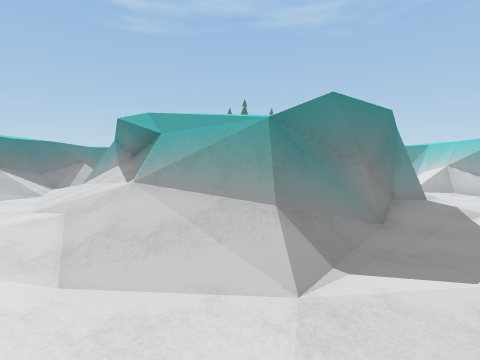
View 1 (above)

16 first-person views from a walk through a scene from a Unity 3-D project. The camera is 1.4 m above the floor, tilts 4° down and sees 80° across. The floor is counted in squares, 1 m on a side. Each view is taken from the middle of a square. On the plan, view 1 faces up. The plan holds only what a view shows up to about 14 squares ahead; the rest is blank. The place goes on beyond the plan.

View 2
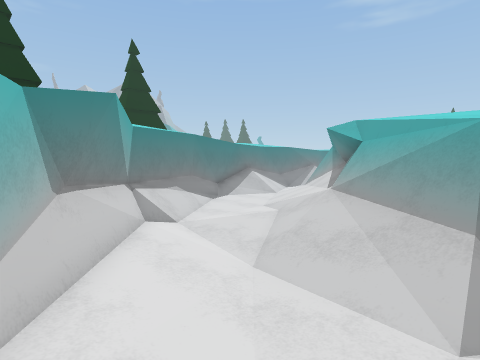

View 3
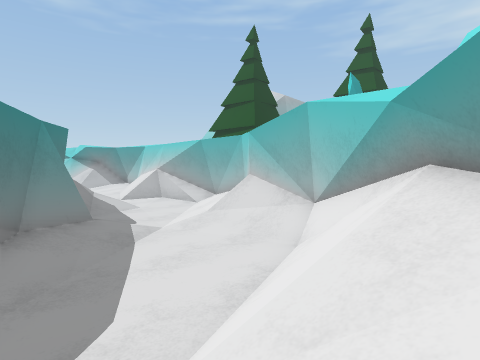

View 4
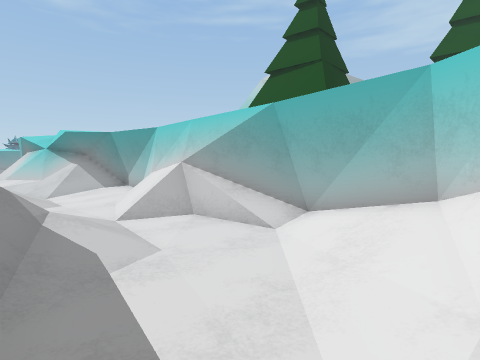

View 5
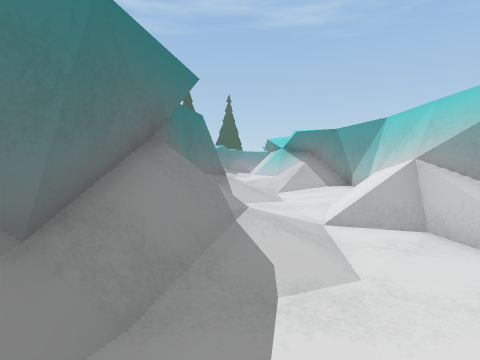

View 6
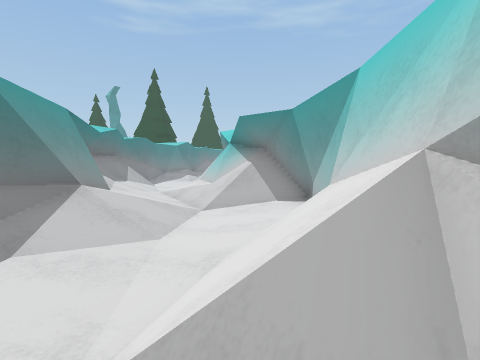

View 7
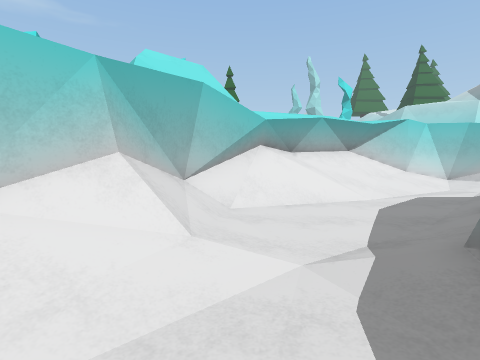

View 8
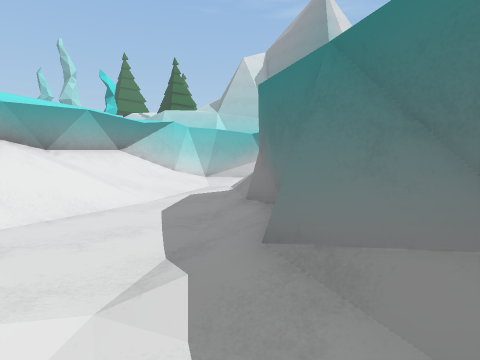

View 9
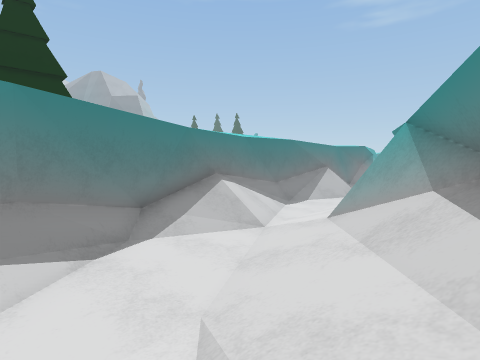

View 10
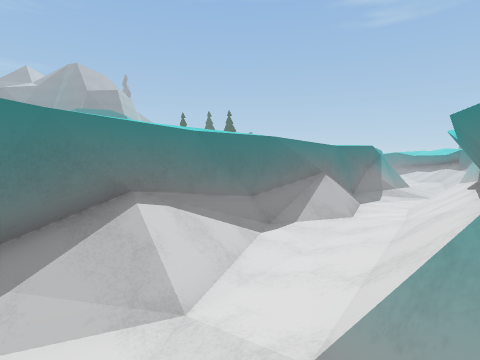

View 11
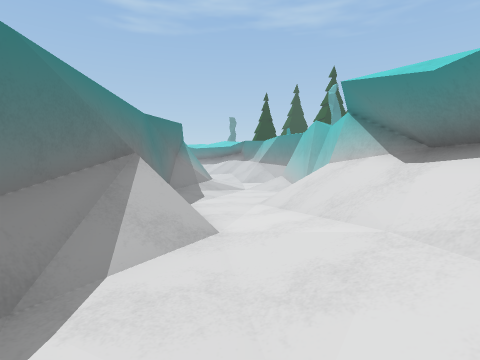

View 12
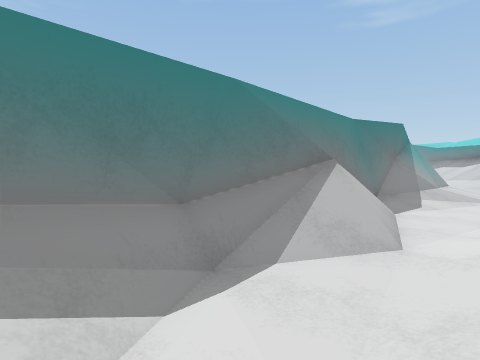

View 13
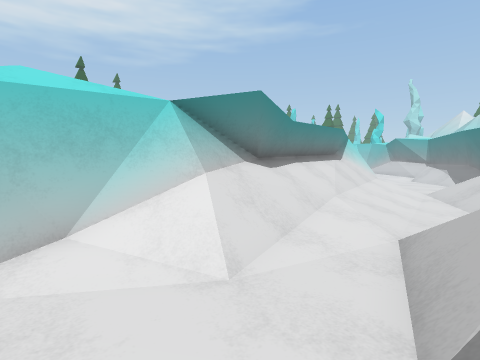

View 14
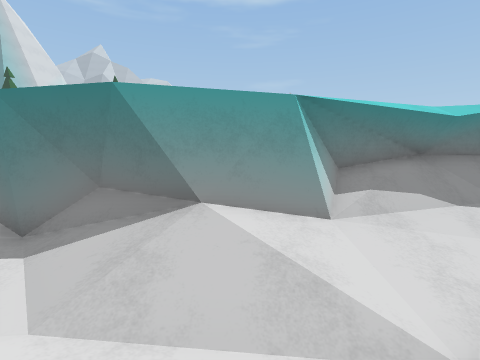

View 15
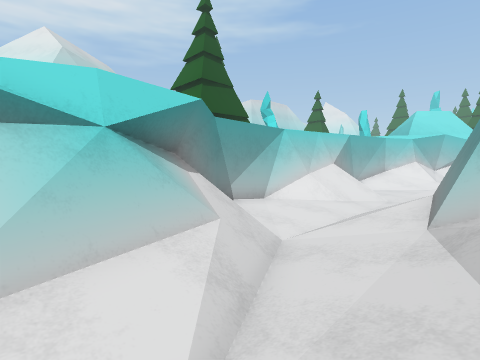

View 16
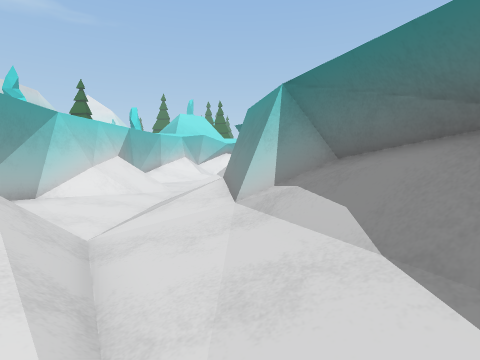

### Floor plan
Key: @ floor where view 1 was taken; # wall or solid block; x gap in a wall; . main floor; : floor 0.25 m higher than the main floor; - floor 0.25 m lower than the main floor; / step, stairs or slope; = window, fence, low wall or low ledge; ^ raised ledge; O other object.
Columns run from 13 left of view 1 to 13 right of it. Each row starts with its distance up from view 1.
 29 #=/--/#          #=/-/=#
 28 #=.--.#          ##////#
 27 #.....#          #^////##
 26 #..../#          #^////###
 25 #/..//#           ^=//-O^#
 24 ##..//^           ^^////O##
 23 ^==.//^            ##//--.#
 22 ^/=./=^            ##//--.#
 21 #//.:/#             #//--.#
 20 #/..:/^             #//-./#
 19 #/-.//^#            #/--/O#
 18 ##--//^^            #.--O=^
 17 #=--//^^            # -/O=^
 16 ##/.//^^            #///x##
 15  #/..//^            #//--=#
 14 ^^//.:/^           ##//--##
 13  ^//./=#^          ##/---/#
 12  ##/.//=^^         #/.---/#
 11  ##/..//^^         #/---/O#
 10   #...///^^       ##/--/O##
  9   ##...//^#      ##//-./##
  8    #....//^^^^  ##/.-../#
  7    ##...://######/---../#
  6     #O..:://####/......##
  5     ##/...///##/...../##
  4      ##....////...////##
  3       ##.........////##
  2        ##/.....////###
  1         ###:..///=###
  0           ##:@/####
 -1            #####

Positions as (right, up) in squares from view 1, and headings:
1: (0, 0), facing up
2: (1, 0), facing up-left
3: (4, 2), facing up-right
4: (7, 9), facing up-right
5: (8, 10), facing up
6: (11, 15), facing up
7: (9, 13), facing down
8: (9, 12), facing down-left
9: (-4, 7), facing up-left
10: (-6, 11), facing up-left
11: (-10, 16), facing up
12: (-9, 16), facing up-left
13: (-12, 27), facing down-right
14: (12, 22), facing left
15: (6, 29), facing down-right
16: (7, 29), facing down
